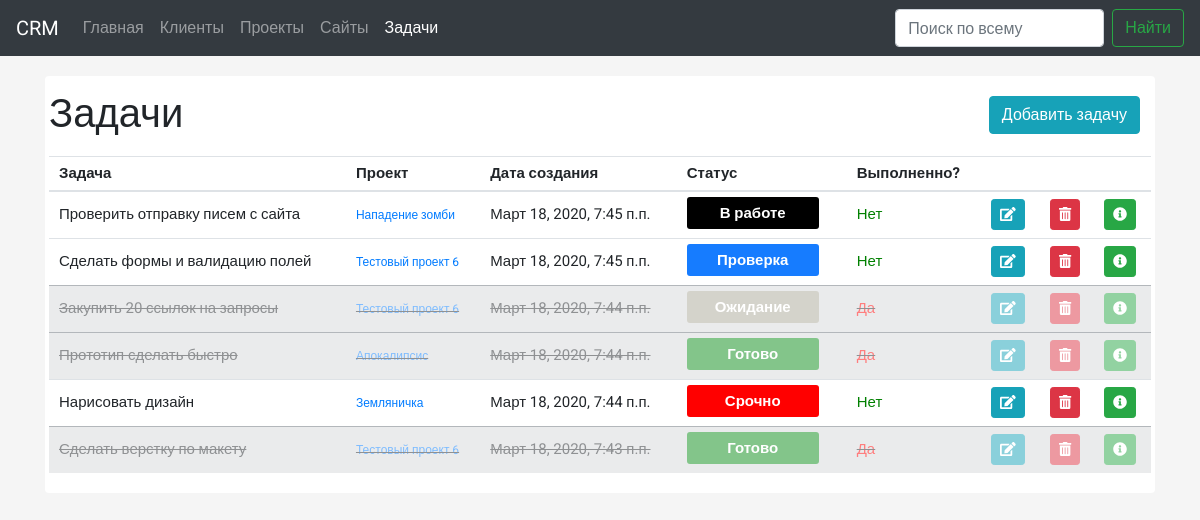
The page /todos/ on the database its author committed.
### sites/models.py (models this page shows, shortened)
class Todo(models.Model):
    name = models.CharField(max_length=3000, verbose_name='Задача')
    project_todo = models.ForeignKey('Project', null=True, on_delete=models.SET_NULL, verbose_name='Проект')
    content = models.TextField(max_length=3000, null=True, blank=True, verbose_name='Описание задачи')
    status = models.ForeignKey('Status', null=True, on_delete=models.SET_NULL, verbose_name='Статус')
    done = models.BooleanField(verbose_name='Метка о выполнении')
    pub_date = models.DateTimeField(auto_now_add=True, blank=True, null=True, verbose_name='Дата публикации')
    created_date = models.DateTimeField(default=timezone.now, verbose_name='Дата создания')
    class Meta:
        verbose_name_plural = 'Задачи'
        verbose_name = 'Задача'
        ordering = ['-pub_date']

class Project(models.Model):
    name = models.CharField(max_length=250, verbose_name='Название проекта')
    clients = models.ForeignKey('Clients', on_delete=models.SET_NULL, related_name="clients", blank=True, null=True,
                                verbose_name='Клиент')
    history = models.TextField(max_length=3000, null=True, blank=True, verbose_name='История проекта')
    pub_date = models.DateTimeField(auto_now_add=True, blank=True, null=True, verbose_name='Дата публикации')
    created_date = models.DateTimeField(default=timezone.now, verbose_name='Дата создания')
    class Meta:
        verbose_name_plural = 'Проекты'
        verbose_name = 'Проект'
        ordering = ['-pub_date']
    def __str__(self):
        return self.name

class Status(models.Model):
    name = models.CharField(max_length=3000, verbose_name='Название')
    color = ColorField(default='#FF0000')
    class Meta:
        verbose_name_plural = 'Статусы задач'
        verbose_name = 'Статусы задач'

### sites/views.py (the view)
# urls.py: path('todos/', todos_list, name="todos_list"),
def todos_list(request):
    projects = Project.objects.all()
    todos = Todo.objects.all()
    return render(request, 'crm/todos_list.html', context={'todos': todos, 'projects': projects})

### sites/templates/crm/todos_list.html (shortened to what this page needs)
{% extends "base.html" %}
{% block content %}
    <div class="content">
     <h1>Задачи</h1>
     <a href="{% url 'create_todos' %}" class="btn btn-info right_btn">Добавить задачу</a>
 <table class="table table-hover">
  <thead>
    <tr>
      <th>Задача</th>
      <th >Проект</th>
      <th>Дата создания</th>
      <th>Статус</th>
      <th>Выполненно?</th>
      <th></th>
      <th></th>
      <th></th>
    </tr>
  </thead>
  <tbody>
  {% for todo in todos %}
      {% if todo.done %}
    <tr class="table-secondary todo_done">
      <td>{{ todo.name }}</td>
      <td><a href="/project/{{ todo.project_todo.id }}/" class="s-12">{{ todo.project_todo }}</a></td>
      <td class="s-12">{{ todo.created_date }}</td>
      <td><span class="status" style="background:{{ todo.status.color }};">{{ todo.status.name }}</span></td>
      <td><a href="{% url 'todos_on' todo.id %}" style="color: red">Да</a></td>
      <td><a href="{% url 'update_todos' todo.id %}" class="btn btn-sm btn-info"><i class="fas fa-edit"></i></a></td>
      <td><a href="{% url 'delete_todos' todo.id %}" class="btn btn-sm btn-danger"><i class="fas fa-trash-alt"></i></a></td>
      <td><a href="{% url 'todo_detail' todo.id %}" class="btn btn-sm btn-success"><i class="fas fa-info-circle"></i></a></td>
    </tr>
      {% else %}
     <tr>
      <td>{{ todo.name }}</td>
      <td><a href="/project/{{ todo.project_todo.id }}/" class="s-12">{{ todo.project_todo }}</a></td>
      <td class="s-12">{{ todo.created_date }}</td>
      <td><span class="status" style="background:{{ todo.status.color }};">{{ todo.status.name }}</span></td>
      <td><a href="{% url 'todos_off' todo.id %}" style="color: green">Нет</a></td>
      <td><a href="{% url 'update_todos' todo.id %}" class="btn btn-sm btn-info"><i class="fas fa-edit"></i></a></td>
      <td><a href="{% url 'delete_todos' todo.id %}" class="btn btn-sm btn-danger"><i class="fas fa-trash-alt"></i></a></td>
      <td><a href="{% url 'todo_detail' todo.id %}" class="btn btn-sm btn-success"><i class="fas fa-info-circle"></i></a></td>
    </tr>
      {% endif %}
  {% endfor %}
  </tbody>
</table>
    </div>
{% endblock %}

### sites/templates/base.html (style rules this page uses)
body { background: #f5f5f5; font-family: 'Roboto', Sans-Serif; font-sie: 14px; }
.table td, .table th { font-size: 15px; vertical-align: middle; padding: 5px 10px; }
.content { background: #ffffff; padding: 4px; border-radius: .25rem; margin-top: 20px; }
h1 { padding: 10px 0; font-family: 'Roboto Condensed', Sans-Serif; }
.right_btn { float: right; right: 10px; position: absolute; margin-top: -60px; margin-right: 20px }
th { font-size: 14px }
td { min-height: 56px; }
.todo_done { text-decoration: line-through; opacity: 0.5; }
.s-12 { font-size: 12px }
.status { border-radius: 3px; box-sizing: border-box; display: block; float: left; font-weight: 600; height: 32px; line-height: 32px; margin: 0 4px 4px 0; min-width: 40px; padding: 0 12px; color: #fff; min-width: 132px; text-align: center; }

### rows shown on the page
Todo: name "Проверить отправку писем с сайта", project_todo "Нападение зомби", created_date "Март 18, 2020, 7:45 п.п.", status.name "В работе"
Todo: name "Сделать формы и валидацию полей", project_todo "Тестовый проект 6", created_date "Март 18, 2020, 7:45 п.п.", status.name "Проверка"
Todo: name "Закупить 20 ссылок на запросы", project_todo "Тестовый проект 6", created_date "Март 18, 2020, 7:44 п.п.", status.name "Ожидание"
Todo: name "Прототип сделать быстро", project_todo "Апокалипсис", created_date "Март 18, 2020, 7:44 п.п.", status.name "Готово"
Todo: name "Нарисовать дизайн", project_todo "Земляничка", created_date "Март 18, 2020, 7:44 п.п.", status.name "Срочно"
Todo: name "Сделать верстку по макету", project_todo "Тестовый проект 6", created_date "Март 18, 2020, 7:43 п.п.", status.name "Готово"
